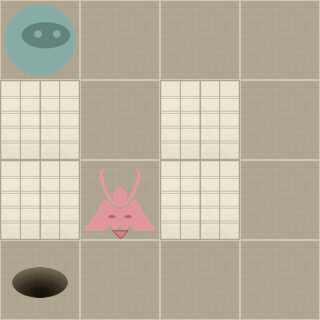

Tiled map render using the project's own tile images. Description and the map definition, with tile-layer contents summarised, below:
An orthogonal 4x4 tile map with 80x80 px tiles, 2 tile layers (Level, Actors).

<map version="1.0" orientation="orthogonal" width="4" height="4" tilewidth="80" tileheight="80">
 <properties>
  <property name="moves" value="9" />
 </properties>
 <tileset firstgid="1" name="tiles" tilewidth="80" tileheight="80" spacing="2" margin="2">
  <image source="tiles-hd.png" width="512" height="512" />
  <tile id="0">
   <properties>
    <property name="actor" value="exit" />
   </properties>
  </tile>
  <tile id="2">
   <properties>
    <property name="actor" value="guard" />
    <property name="direction" value="down" />
   </properties>
  </tile>
  <tile id="3">
   <properties>
    <property name="actor" value="guard" />
    <property name="direction" value="left" />
   </properties>
  </tile>
  <tile id="4">
   <properties>
    <property name="actor" value="guard" />
    <property name="direction" value="right" />
   </properties>
  </tile>
  <tile id="5">
   <properties>
    <property name="actor" value="guard" />
    <property name="direction" value="up" />
   </properties>
  </tile>
  <tile id="7">
   <properties>
    <property name="actor" value="player" />
   </properties>
  </tile>
  <tile id="8">
   <properties>
    <property name="actor" value="scroll" />
   </properties>
  </tile>
  <tile id="9">
   <properties>
    <property name="wall" value="1" />
   </properties>
  </tile>
 </tileset>
 <layer name="Level" width="4" height="4">
  <data>[16 cells, 16 non-empty, 2 distinct tile ids]</data>
 </layer>
 <layer name="Actors" width="4" height="4">
  <data>[16 cells, 3 non-empty, 3 distinct tile ids]</data>
 </layer>
</map>
